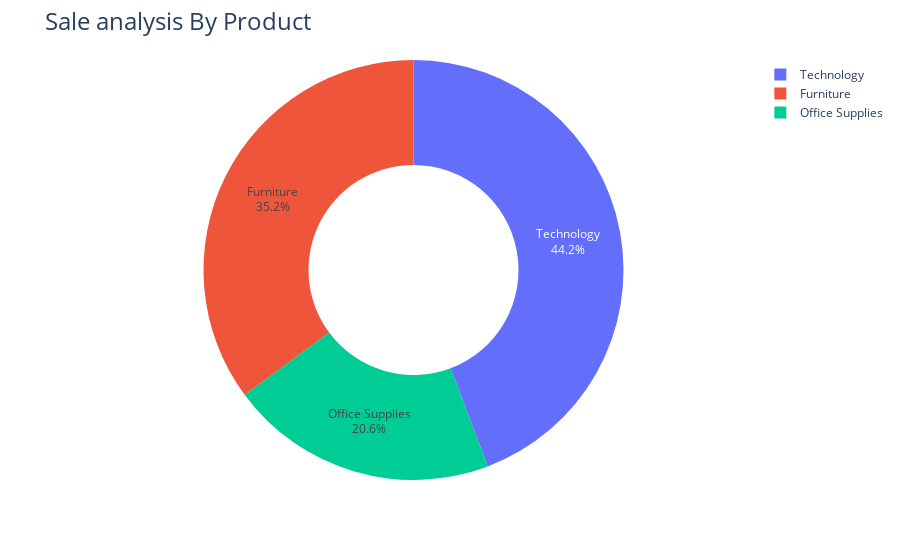

Source (notebook cell):
### Code cell
sale_of_catagory=data.groupby('Category')['Sales'].sum().reset_index()
fig=px.pie(sale_of_catagory
          ,values='Sales',
          names="Category",
          hole=0.5
         )
fig.update_traces(textposition="inside",textinfo="percent+label")  

fig.update_layout(title_text="Sale analysis By Product",titlefont=dict(size=24))
fig.show()

### Figure 1 — Plotly figure (JSON) as saved in the notebook; plotly's stock layout.template omitted (floating-point values rounded to 4 significant figures)
{"data": [{"domain": {"x": [0, 1], "y": [0, 1]}, "hole": 0.5, "hovertemplate": "Category=%{label}<br>Sales=%{value}<extra></extra>", "labels": ["Furniture", "Office Supplies", "Technology"], "legendgroup": "", "name": "", "showlegend": true, "textinfo": "percent+label", "textposition": "inside", "type": "pie", "values": [601500.0, 352500.0, 757000.0]}], "layout": {"autosize": true, "legend": {"tracegroupgap": 0}, "margin": {"t": 60}, "title": {"font": {"size": 24}, "text": "Sale analysis By Product"}}}
